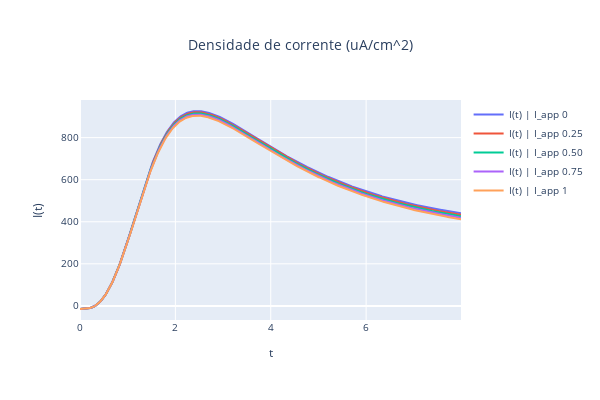

Here is the notebook cell this chart was saved with:
### Code cell
plot_output(variable="I", title="Densidade de corrente (uA/cm^2)", dfs=dfs)

### Figure 1 — Plotly figure (JSON) as saved in the notebook; plotly's stock layout.template omitted (floating-point values rounded to 4 significant figures; data arrays with more than 128 entries replaced by an {"elided": "..."} marker saying what was removed)
{"data": [{"mode": "lines", "name": "I(t) | I_app 0", "type": "scatter", "x": {"elided": "800 float values"}, "y": {"elided": "800 float values"}}, {"mode": "lines", "name": "I(t) | I_app 0.25", "type": "scatter", "x": {"elided": "800 float values"}, "y": {"elided": "800 float values"}}, {"mode": "lines", "name": "I(t) | I_app 0.50", "type": "scatter", "x": {"elided": "800 float values"}, "y": {"elided": "800 float values"}}, {"mode": "lines", "name": "I(t) | I_app 0.75", "type": "scatter", "x": {"elided": "800 float values"}, "y": {"elided": "800 float values"}}, {"mode": "lines", "name": "I(t) | I_app 1", "type": "scatter", "x": {"elided": "800 float values"}, "y": {"elided": "800 float values"}}], "layout": {"font": {"size": 10}, "height": 400, "title": {"text": "Densidade de corrente (uA/cm^2)", "x": 0.5}, "width": 600, "xaxis": {"title": {"text": "t"}}, "yaxis": {"title": {"text": "I(t)"}}}}
